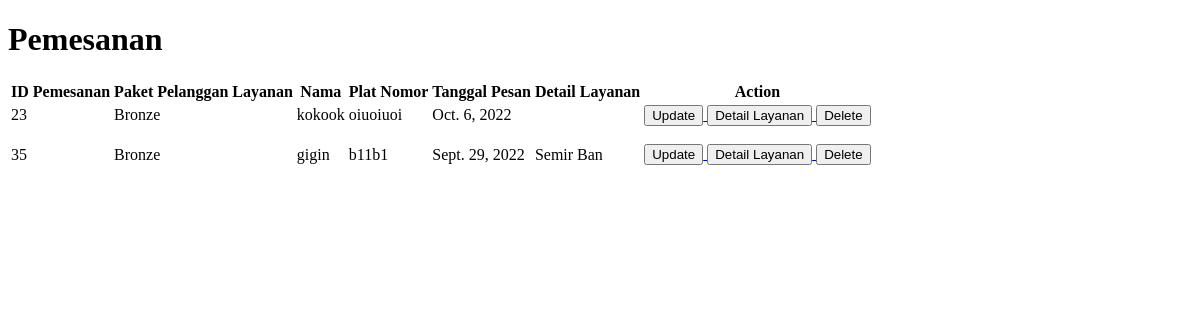
Page /index on the earlier database version.
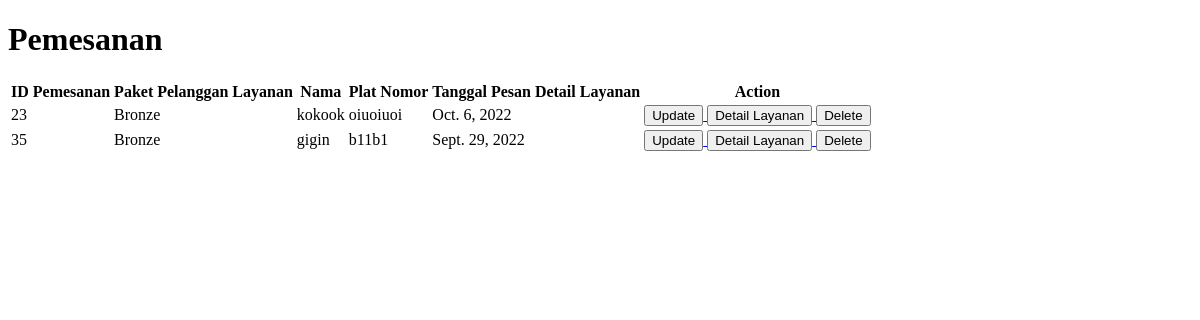
Same page on the later database version.
### app/models.py (models this page shows, shortened)
class pemesanan(models.Model):
    idpemesanan = models.AutoField(primary_key=True)
    idpaketpelanggan = models.ForeignKey(paketlayanan,on_delete=models.CASCADE)
    nama = models.CharField(max_length=50)
    platnomor = models.CharField(max_length=11)
    tanggalpesan = models.DateField()

class paketlayanan(models.Model):
    idpaketlayanan = models.AutoField(primary_key=True)
    jenispaket = models.CharField(max_length=10)
    keteranganpaket = models.CharField(max_length=50)
    harga = models.IntegerField()

class detaillayanan(models.Model):
    iddetaillayanan = models.AutoField(primary_key=True)
    idlayanan = models.ForeignKey(layanan,on_delete=models.CASCADE)
    idpemesanan = models.ForeignKey(pemesanan,on_delete=models.CASCADE)

class layanan(models.Model):
    idlayanan = models.AutoField(primary_key=True)
    jenislayanan = models.CharField(max_length=10)
    harga = models.IntegerField()

### app/views.py (the view)
# urls.py: path('index', views.index, name = 'index'),
def index(request):
    data=[]
    allpemesananobj = models.pemesanan.objects.all()
    for item in allpemesananobj:
        dummy = []
        id_pemesanan = item.idpemesanan
        specificdetail = models.detaillayanan.objects.filter(idpemesanan= id_pemesanan)
        dummy.append(item)
        dummy.append(specificdetail)
        data.append(dummy)
    return render (request, 'pemesanan.html', {
        'pemesanan' : data
    })

### app/templates/pemesanan.html (shortened to what this page needs)
<!DOCTYPE html>
<html lang="en">
<head>
</head>
<body>
    <h1>Pemesanan</h1>
 <table>
    <tr>
        <th>ID Pemesanan</th>
        <th>Paket Pelanggan</th>
        <th>Layanan</th>
        <th>Nama</th>
        <th>Plat Nomor</th>
        <th>Tanggal Pesan</th>
        <th>Detail Layanan</th>
        <th>Action</th>
    </tr>
    {% for item in pemesanan %}
    <tr>
        <td>{{ item.0.idpemesanan }}</td>
        <td>{{ item.0.idpaketpelanggan.jenispaket }}</td>
        <td>{{ item.0.idlayanan.jenislayanan }}</td>
        <td>{{ item.0.nama }}</td>
        <td>{{ item.0.platnomor }}</td>
        <td>{{ item.0.tanggalpesan }}</td>
        <td>
            {% for x in item.1 %}
            <p>
                {{x.idlayanan.jenislayanan}}
            </p>
            {% endfor %}
        </td>
        <td>
            <a href="{% url 'perbarui' item.0.idpemesanan %}">
                <button>Update</button>
            </a>
            <a href="{% url 'detaillayanan' item.0.idpemesanan %}">
                <button>Detail Layanan</button>
            </a>
            <a href="{% url 'hapus' item.0.idpemesanan %}">
                <button>Delete</button>
            </a>
        </td>
    </tr>
    {% endfor %}
 </table>
</body>
</html>

Differences in the rows shown:
removed detaillayanan: idlayanan.jenislayanan "Semir Ban", shown under pemesanan "gigin"
